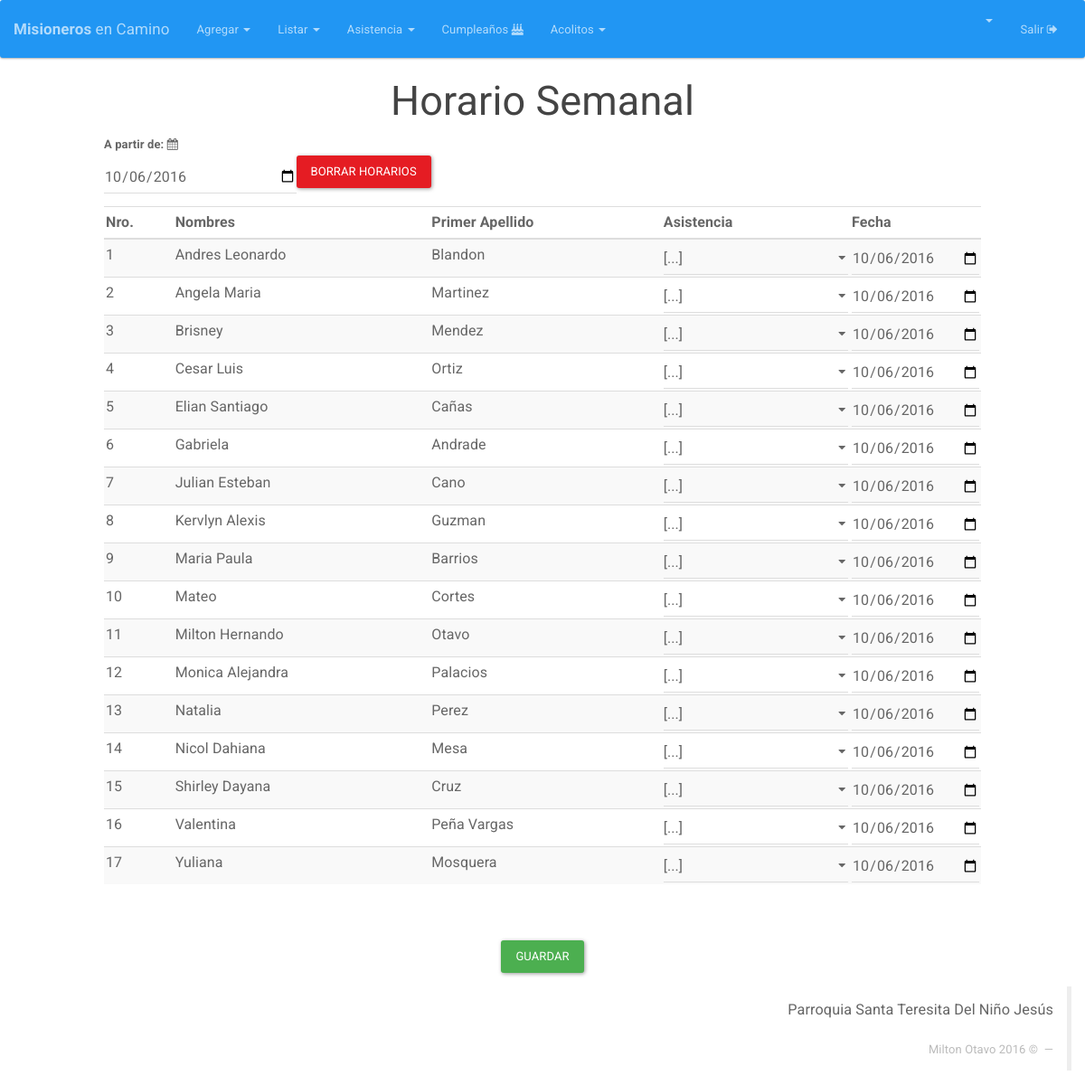
The page /acolitos/semanal (signed in) on the database its author committed.
### tables this page shows
CREATE TABLE IF NOT EXISTS `integrante` (
  `DOCUMENTO` int(12) NOT NULL AUTO_INCREMENT,
  `NOMBRES` varchar(25) NOT NULL,
  `PRIMER_APELLIDO` varchar(15) NOT NULL,
  `SEGUNDO_APELLIDO` varchar(15) DEFAULT NULL,
  `GENERO` varchar(2) DEFAULT NULL,
  `FECHA_NACIMIENTO` date NOT NULL,
  `DIRECCION` varchar(50) DEFAULT NULL,
  `CELULAR` varchar(200) DEFAULT NULL,
  `CORREO` varchar(50) DEFAULT NULL,
  `ACOLITO` tinyint(1) DEFAULT NULL,
  `COORDINADOR` tinyint(1) DEFAULT NULL,
  `IMAGEN` longtext,
  `FECHA_INGRESO` date DEFAULT NULL,
  `FECHA_REGISTRO` timestamp NOT NULL DEFAULT CURRENT_TIMESTAMP ON UPDATE CURRENT_TIMESTAMP,
  `ESTADO` varchar(20) NOT NULL DEFAULT 'ASISTENTE',
  PRIMARY KEY (`DOCUMENTO`)
);

### index.php (called while the page is built, shortened)
<?php
if (isset($_SESSION['app_id'])) {
	require_once "Core/Models/Conexion.php";
}
Core\Config\Enrutador::run(new Core\Config\Request());
?>

### Core/Models/Conexion.php (called while the page is built, shortened)
<?php namespace Core\Models;
class Conexion{
	private $datos= array (
		"host"=>DB_HOST,
		"user"=>DB_USER,
		"pass"=>DB_PASS,
		"db"=>DB_NAME
		);
	private $db;
	public function __construct()
	{
		$this->db = new \mysqli(
			$this->datos['host'],
			$this->datos['user'],
			$this->datos['pass'],
			$this->datos['db']
			);
		$this->db-> set_charset("utf8");
	}
	public function consultaRetorno($sql){
		$datos = $this->db->query($sql);
		return $datos;
	}
}
?>

### Core/Config/Request.php (called while the page is built, shortened)
<?php namespace Core\Config;
class Request{
	private $metodo;
	private $argumento;
	public function __construct(){
		if(isset($_GET['url'])){
			$ruta = filter_input(INPUT_GET, 'url', FILTER_SANITIZE_URL);
			$ruta = explode("/", $ruta);
			$ruta = array_filter($ruta);
			if($ruta[0] == "index.php"){
				$this->controlador = "Login";
			}else{
				$this->controlador = strtolower(array_shift($ruta));
			}
			$this->metodo = strtolower(array_shift($ruta));
			$this->argumento = $ruta;
		}else{
			$this->controlador = "Login";
			$this->metodo = "index";
		}
	}
	public function getMetodo(){
		return $this->metodo;
	}
	public function getArgumento(){
		return $this->argumento;
	}
}
?>

### Core/Controllers/AcolitosController.php (called while the page is built, shortened)
<?php namespace Core\Controllers;
class AcolitosController{
	private $Acolitos;
	public function __construct(){
		$this->Acolitos = new Acolitos();
		$this->Integrante = new Integrante();
	}
	public function semanal(){
		if (!empty($_SESSION['app_id'])) {
			if ($_POST) {
				$datos=$this->Integrante->acolitos();
				while($row = mysqli_fetch_array($datos)){
					$id=$row['DOCUMENTO'];
					$this->Acolitos->__set("fecha", $_POST['fecha_'.$id]);
					$this->Acolitos->__set("horario", "06:30PM"  );
					$this->Acolitos->__set("integrante", $id);
					$this->Acolitos->__set("dia", $_POST['misa_'.$id] );
					$this->Acolitos->add();
				}
				header("Location:" . URL . "Acolitos");
			}else {
				$datos=$this->Integrante->acolitos();
				return $datos;
			}
		}else {
			header("Location:" . URL . "acolitos");
		}
	}
}
?>

### Core/Models/Integrante.php (called while the page is built, shortened)
<?php namespace Core\Models;
class Integrante {
	private $db;
	public function __construct(){
		$this->db = new Conexion();
	}
	public function acolitos(){
		$sql="SELECT * FROM integrante WHERE ACOLITO='1' ORDER BY NOMBRES ASC, PRIMER_APELLIDO ASC ";
		$datos=$this->db->consultaRetorno($sql);
		return $datos;
	}
}
?>

### HTML/Acolitos/semanal.php (the view, shortened to what this page needs)
  <html>
  <head>
    <?php include(HTML_DIR.'/overall/header.php') ?>
  </head>
  <body>
    <?php include(HTML_DIR.'/overall/nav.php') ?>
    <div id="container">
      <h2 align="center">Horario Semanal</h2>
      <div class="">
        <div class="col-md-1"></div>
        <div class="col-md-10">
          <form class="form-horizontal" enctype="multipart/form-data" method="POST" id="formAsistencia" name="formAsistencia">
            <table class="table table-striped table-hover" id="integrantesTabla" >
              <thead>
                <tr>
                 <div class="form-group col-md-3"  >
                   <label for="fecha">A partir de: <i class="fa fa-calendar" aria-hidden="true"></i></label>
                   <input type="date" name="fecha" id="fecha" class="form-control" value="<?php echo date('Y-m-d'); ?>" >
                 </div>
                 <div class="form-group col-md-3" >
                   <br>
                   <button id="borrar" type="button" class="btn btn-danger">Borrar horarios</button>
                 </div>
                 <div class="form-group col-md-3" >
                 </div>
               </tr>
               <tr>
                <th class="hidden-xs">Nro.</th>
                <th >Nombres</th>
                <th class="hidden-xs">Primer Apellido</th>
                <th>Asistencia</th>
                <th>Fecha</th>
              </tr>
            </thead>
            <tbody>
              <?php
              $i=1;
              while($row = mysqli_fetch_array($datos)){ ?>
                <tr id="<?php echo $row['DOCUMENTO'] ?>">
                  <td class="hidden-xs"><?php  echo $i; ?></td>
                  <td class="hidden-xs"><?php  echo $row['NOMBRES']; ?></td>
                  <td class="hidden-xs"><?php  echo $row['PRIMER_APELLIDO']; ?></td>
                  <td>
                    <select  onchange="llamarFecha(this.value, <?php echo $row['DOCUMENTO'] ?>);"  name="misa_<?php echo $row['DOCUMENTO'] ?>" name="id_<?php echo $row['DOCUMENTO'] ?>" class="form-control" required="">
                      <option>[...]</option>
                    </select>
                  </td>
                  <td class="col-md-1">
                    <input type="date"  name="fecha_<?php echo $row['DOCUMENTO'] ?>" id="fecha_<?php echo $row['DOCUMENTO'] ?>" class="form-control" value="<?php echo date('Y-m-d'); ?>" >
                  </td>
                </tr>
                <?php
                $i++;
              }
              ?>
            </tbody>
          </table>
          <div class="form-group" align="center" style="padding-top: 4%;">
            <button type="submit" class="btn btn-success">Guardar</button>
          </div>
        </form>
      </div>
      <div class="col-md-1"></div>
    </div>
  </div>
  <?php include(HTML_DIR.'/overall/footer.php') ?>
</body>
</html>

### Views/css/general.css (style rules this page uses)
label { font-weight: bold; }

### rows shown on the page
integrante: NOMBRES "Andres Leonardo", PRIMER_APELLIDO "Blandon", DOCUMENTO "[...]"
integrante: NOMBRES "Angela Maria", PRIMER_APELLIDO "Martinez", DOCUMENTO "[...]"
integrante: NOMBRES "Brisney", PRIMER_APELLIDO "Mendez", DOCUMENTO "[...]"
integrante: NOMBRES "Cesar Luis", PRIMER_APELLIDO "Ortiz", DOCUMENTO "[...]"
integrante: NOMBRES "Elian Santiago", PRIMER_APELLIDO "Cañas", DOCUMENTO "[...]"
integrante: NOMBRES "Gabriela", PRIMER_APELLIDO "Andrade", DOCUMENTO "[...]"
integrante: NOMBRES "Julian Esteban", PRIMER_APELLIDO "Cano", DOCUMENTO "[...]"
integrante: NOMBRES "Kervlyn Alexis", PRIMER_APELLIDO "Guzman", DOCUMENTO "[...]"
integrante: NOMBRES "Maria Paula", PRIMER_APELLIDO "Barrios", DOCUMENTO "[...]"
integrante: NOMBRES "Mateo", PRIMER_APELLIDO "Cortes", DOCUMENTO "[...]"
integrante: NOMBRES "Milton Hernando", PRIMER_APELLIDO "Otavo", DOCUMENTO "[...]"
integrante: NOMBRES "Monica Alejandra", PRIMER_APELLIDO "Palacios", DOCUMENTO "[...]"
integrante: NOMBRES "Natalia", PRIMER_APELLIDO "Perez", DOCUMENTO "[...]"
integrante: NOMBRES "Nicol Dahiana", PRIMER_APELLIDO "Mesa", DOCUMENTO "[...]"
integrante: NOMBRES "Shirley Dayana", PRIMER_APELLIDO "Cruz", DOCUMENTO "[...]"
integrante: NOMBRES "Valentina", PRIMER_APELLIDO "Peña Vargas", DOCUMENTO "[...]"
integrante: NOMBRES "Yuliana", PRIMER_APELLIDO "Mosquera", DOCUMENTO "[...]"
